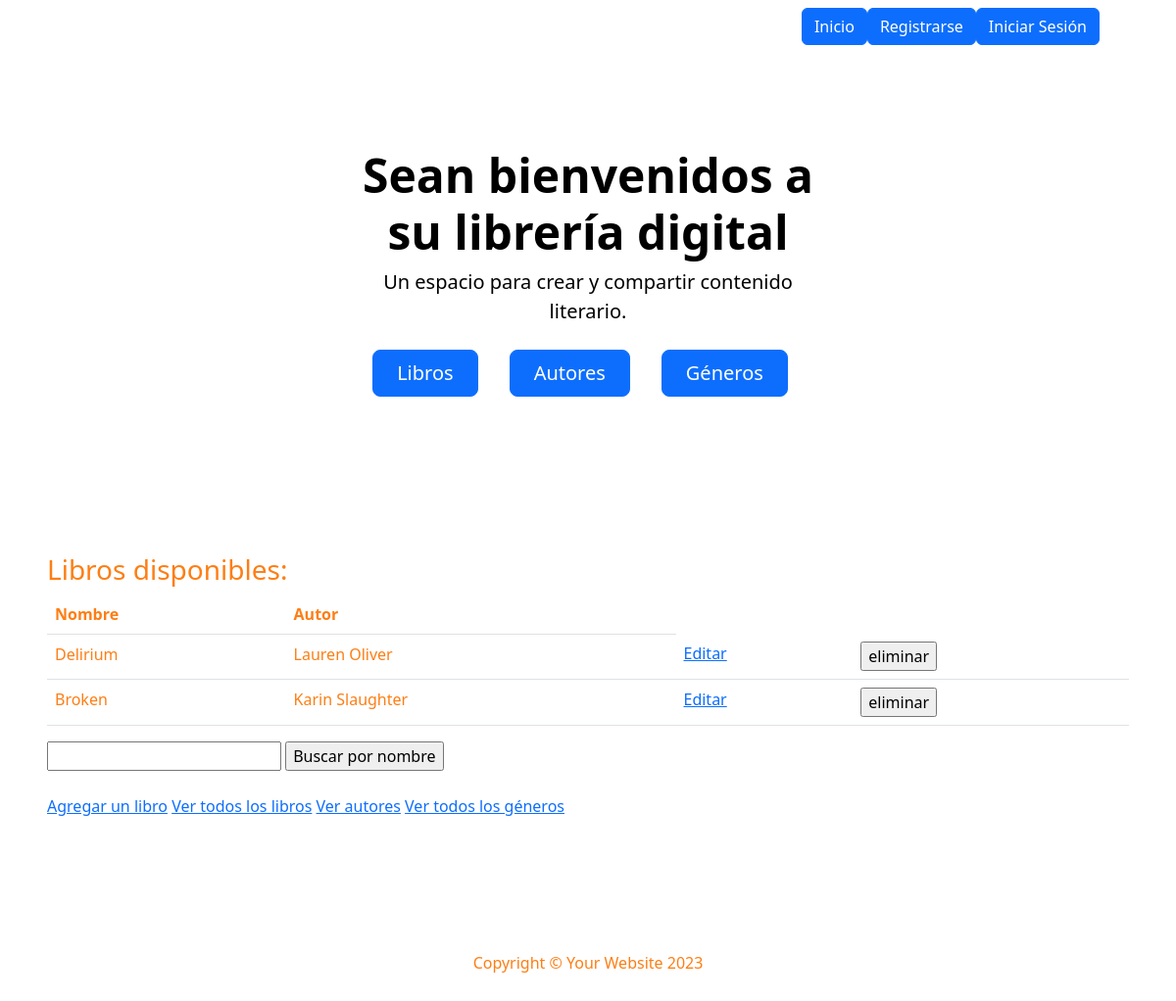
Screenshot of /mi_libreria/libros/ with the database file from the repository.
### mi_libreria/models.py (models this page shows, shortened)
class Libro(models.Model):
    nombre = models.CharField(max_length=64)
    genero = models.CharField(max_length=64)
    sub_genero = models.CharField(max_length=64)
    autor = models.CharField(max_length=256)
    resumen = models.TextField()
    anio = models.IntegerField()

### mi_libreria/views.py (the view)
# urls.py: path("libros/", views.listar_libros, name='lista_libros'),
def listar_libros(request):
    contexto = {
        "libros": Libro.objects.all(),
    }
    http_response = render(
        request=request,
        template_name='mi_libreria/lista_libros.html',
        context=contexto,
    )
    return http_response

### mi_libreria/templates/mi_libreria/lista_libros.html (shortened to what this page needs)
{% extends 'base.html' %}
{% block contenido %}
    <h3>Libros disponibles:</h3>
<table class="table">
    <tbody>
        <tr>
            <th>Nombre</th>
            <th>Autor</th>
        </tr>
        {% for libro in libros %}
        <tr>
            <td>{{libro.nombre}}</td>
            <td>{{libro.autor}}</td>
            <td>
                <a href="{% url 'editar_libro' libro.id %}">Editar</a>
              </td>
            <td>
                <form action="{% url 'eliminar_libro' libro.id %}" method="post">
                  <input type="submit" value="eliminar"/>
                </form>
              </td>
        </tr>
        {% endfor %}
    </tbody>
</table>
    <form action="{% url 'buscar_libros' %}" method="post">
        <input type="text" name="busqueda">
        <input type="submit" value="Buscar por nombre">
      </form>
    <br>
    <a href="{% url 'crear_libros' %}">Agregar un libro</a>
    <a href="{% url 'lista_libros' %}">Ver todos los libros</a>
    <a href="{% url 'lista_autores' %}">Ver autores</a>
    <a href="{% url 'lista_generos' %}">Ver todos los géneros</a>
    <br><br>
{% endblock contenido %}

### rows the page displays
Libro: nombre "Delirium", autor "Lauren Oliver"
Libro: nombre "Broken", autor "Karin Slaughter"
